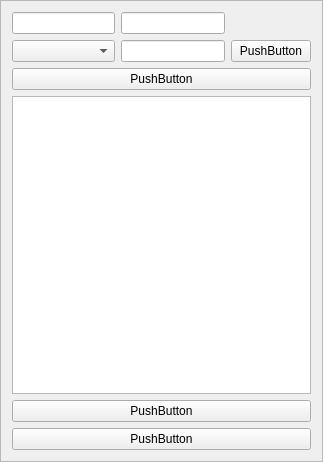
<?xml version="1.0" encoding="UTF-8"?>
<ui version="4.0">
 <class>entry_frame</class>
 <widget class="QFrame" name="entry_frame">
  <property name="geometry">
   <rect>
    <x>0</x>
    <y>0</y>
    <width>323</width>
    <height>462</height>
   </rect>
  </property>
  <property name="windowTitle">
   <string>Frame</string>
  </property>
  <property name="frameShape">
   <enum>QFrame::StyledPanel</enum>
  </property>
  <property name="frameShadow">
   <enum>QFrame::Raised</enum>
  </property>
  <layout class="QGridLayout" name="gridLayout">
   <item row="3" column="1">
    <widget class="QLineEdit" name="value_entry"/>
   </item>
   <item row="8" column="0" colspan="3">
    <widget class="QTreeView" name="list_view"/>
   </item>
   <item row="5" column="0" colspan="3">
    <widget class="QPushButton" name="load_button">
     <property name="text">
      <string>PushButton</string>
     </property>
    </widget>
   </item>
   <item row="9" column="0" colspan="3">
    <widget class="QPushButton" name="remove_button">
     <property name="text">
      <string>PushButton</string>
     </property>
    </widget>
   </item>
   <item row="10" column="0" colspan="3">
    <widget class="QPushButton" name="finish_button">
     <property name="text">
      <string>PushButton</string>
     </property>
    </widget>
   </item>
   <item row="3" column="0">
    <widget class="QComboBox" name="type_selector"/>
   </item>
   <item row="3" column="2">
    <widget class="QPushButton" name="browse_button">
     <property name="text">
      <string>PushButton</string>
     </property>
    </widget>
   </item>
   <item row="2" column="1">
    <widget class="QLineEdit" name="value_header"/>
   </item>
   <item row="2" column="0">
    <widget class="QLineEdit" name="type_header"/>
   </item>
  </layout>
 </widget>
 <resources/>
 <connections/>
</ui>
